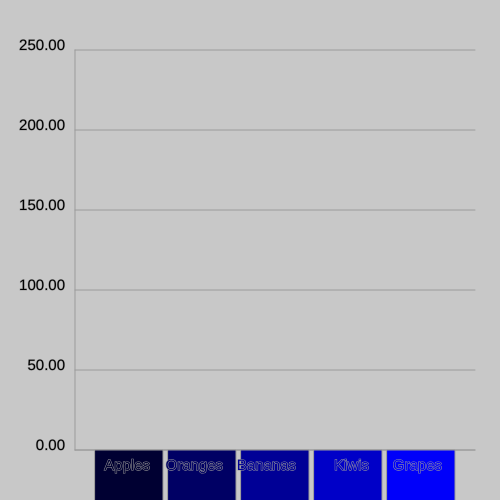
Frame 1 (no input)
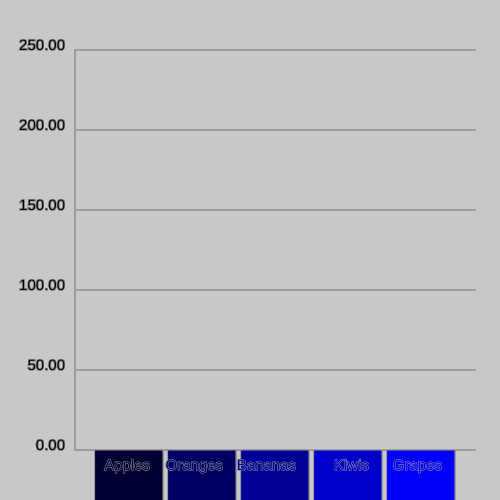
Frame 60 (no input)
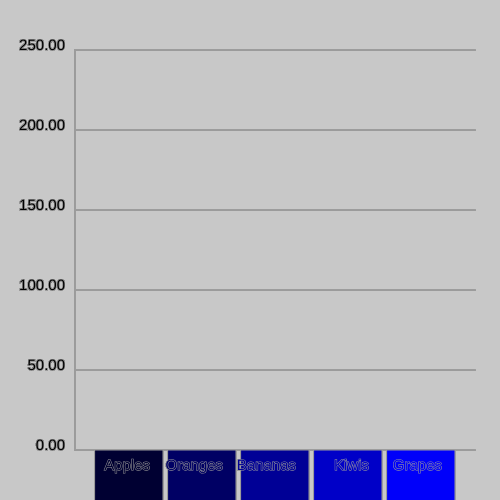
Frame 120 (the mouse pressed at the canvas centre since frame 60)

The p5.js sketch that drew these frames (run headless with seeded random() and noise() and a simulated clock; from frame 60 on, the mouse is pressed at the canvas centre):

// p5.js sketch
// ── sketch.js
let fruits = [
    {name:"Apples", sales:50},
    {name:"Oranges", sales:100},
    {name:"Bananas", sales:150},
    {name:"Kiwis", sales:200},
    {name:"Grapes", sales:250}
  ];
let charts = [];

function setup(){
    createCanvas(500,500);
    background(200);
    angleMode(DEGREES);
    rectMode(CORNER);

    charts.push(new BarChart(400, 400, 75, 450, fruits, 5, 0, 0, 6));
}

function draw() {
    charts[0].drawChart();
}
// ── BarChart.js
class BarChart {
    constructor(_height, _width, _posX, _posY, _data, _gap,  _rotate, _tickLength, _numTicks){
        this.height = _height;
        this.width = _width;
        this.rotate = _rotate;
        this.posX = _posX;
        this.posY = _posY;
        this.data = _data;
        this.gap = _gap;
        this.tickLength = _tickLength;
        this.numTicks = _numTicks;
        
        this.maxValue = Math.max(...fruits.map(object => object.sales));
        this.margin = 20;
        this.barWidth = (this.width - (this.margin * 2) - (this.data.length - 1) * this.gap) / this.data.length;

        this.tickGap = -this.height / (-this.numTicks / 1.2);
        this.numGap = this.maxValue / (this.numTicks - 1);
    }

    drawChart() {
        push();
            translate(this.posX, this.posY);
            this.drawHLine();
            this.drawVLine();
            this.drawBChart();
        pop();
    }

    scaling(_num) {
        let scaleValue = this.height / this.maxValue;
        return _num * scaleValue
    }

    drawBChart() {
        for(let x = 0; x < this.data.length; x++){
            push();
                rotate(this.rotate);
                translate(this.margin + (x * this.gap), 0);
                fill(0, 0, this.data[x].sales);
                let gap = x * this.barWidth;
                rect(gap, 0, this.barWidth, this.scaling(-this.data[x].sales));
                text(this.data[x].name, 55 + (x * this.barWidth), 20)
            pop();
        }
    }

    drawHLine() {
        noFill();
        stroke(155);
        line(0, 0, this.width, 0);
    }

    drawVLine() {
        noFill();
        stroke(155);
        line(0, 0, 0, -this.height);
        
        for(let x = 0; x < this.numTicks; x++) {
            line(this.width, x * -this.tickGap, -this.tickLength, x * -this.tickGap);
            textAlign(RIGHT);
            fill(0);
            textSize(15);
            text((x * this.numGap).toFixed(2), -10, x * -this.tickGap);
          }
    }
}
